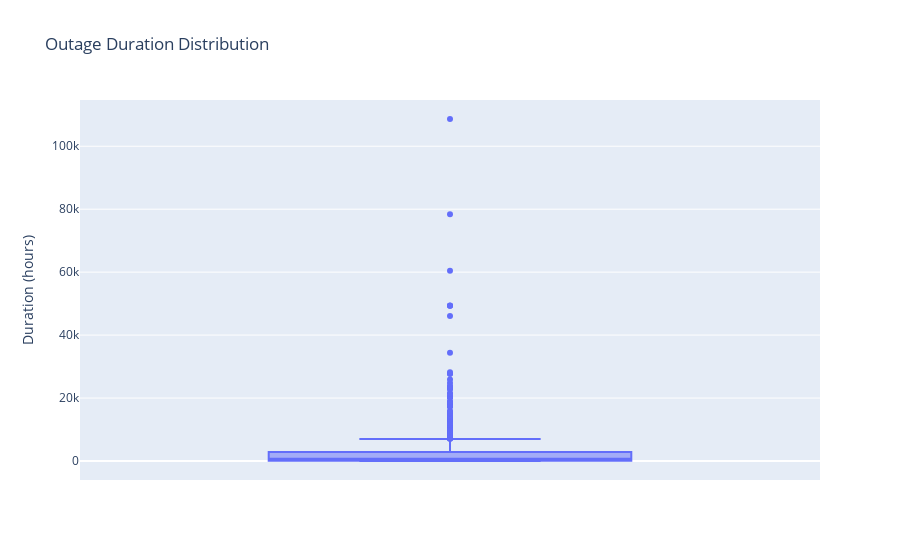

Source (notebook cell):
### Code cell
# Boxplot for OUTAGE.DURATION

fig2 = px.box(df, y='OUTAGE.DURATION', title='Outage Duration Distribution')
fig2.update_layout(yaxis_title='Duration (hours)')
fig2.show()

### Figure 1 — Plotly figure (JSON) as saved in the notebook; plotly's stock layout.template omitted (floating-point values rounded to 4 significant figures; data arrays with more than 128 entries replaced by an {"elided": "..."} marker saying what was removed)
{"data": [{"alignmentgroup": "True", "hovertemplate": "OUTAGE.DURATION=%{y}<extra></extra>", "legendgroup": "", "marker": {"color": "#636efa"}, "name": "", "notched": false, "offsetgroup": "", "orientation": "v", "showlegend": false, "type": "box", "x0": " ", "xaxis": "x", "y": {"elided": "1535 mixed values"}, "y0": " ", "yaxis": "y"}], "layout": {"boxmode": "group", "legend": {"tracegroupgap": 0}, "title": {"text": "Outage Duration Distribution"}, "xaxis": {"anchor": "y", "domain": [0, 1]}, "yaxis": {"anchor": "x", "domain": [0, 1], "title": {"text": "Duration (hours)"}}}}
